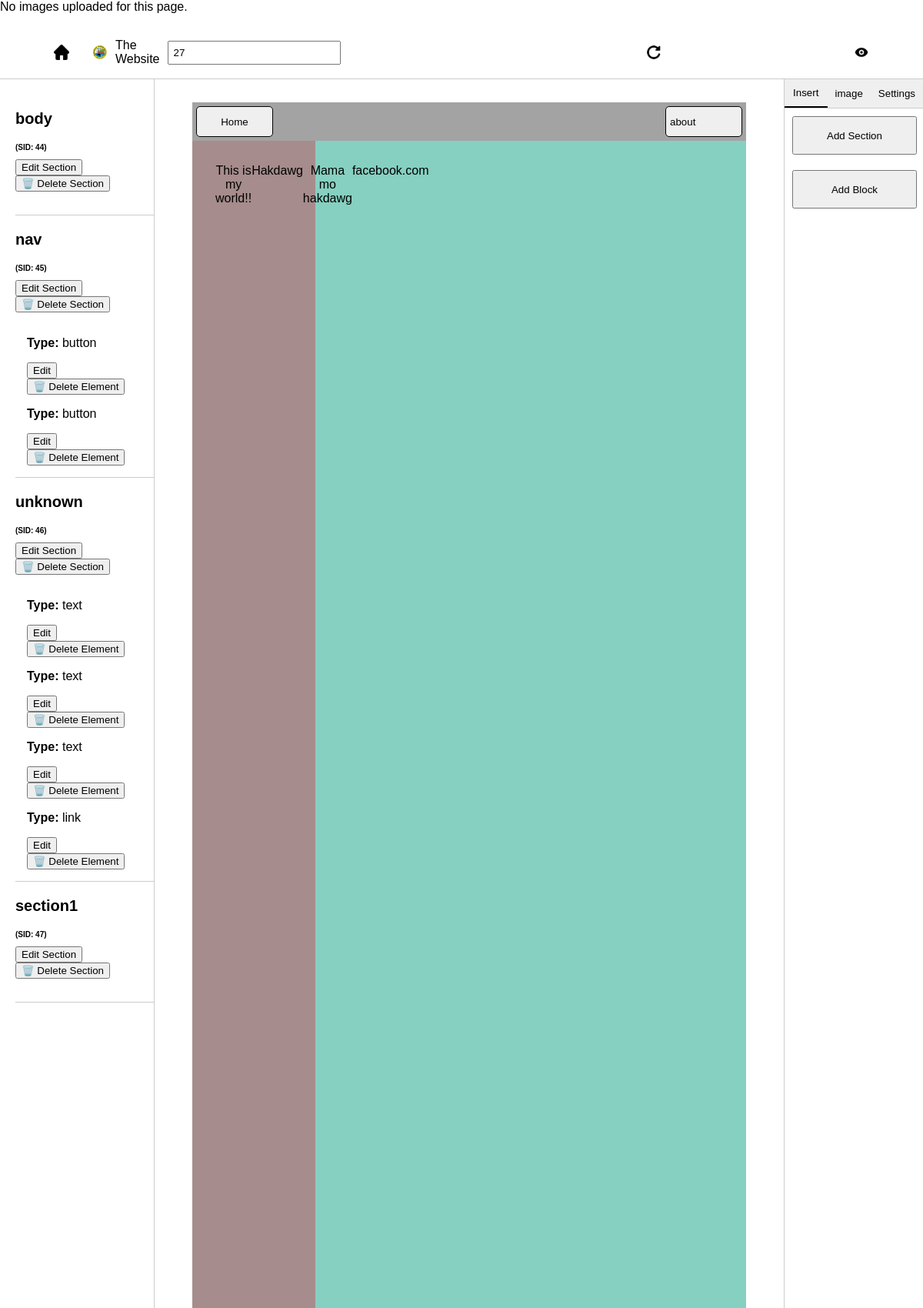
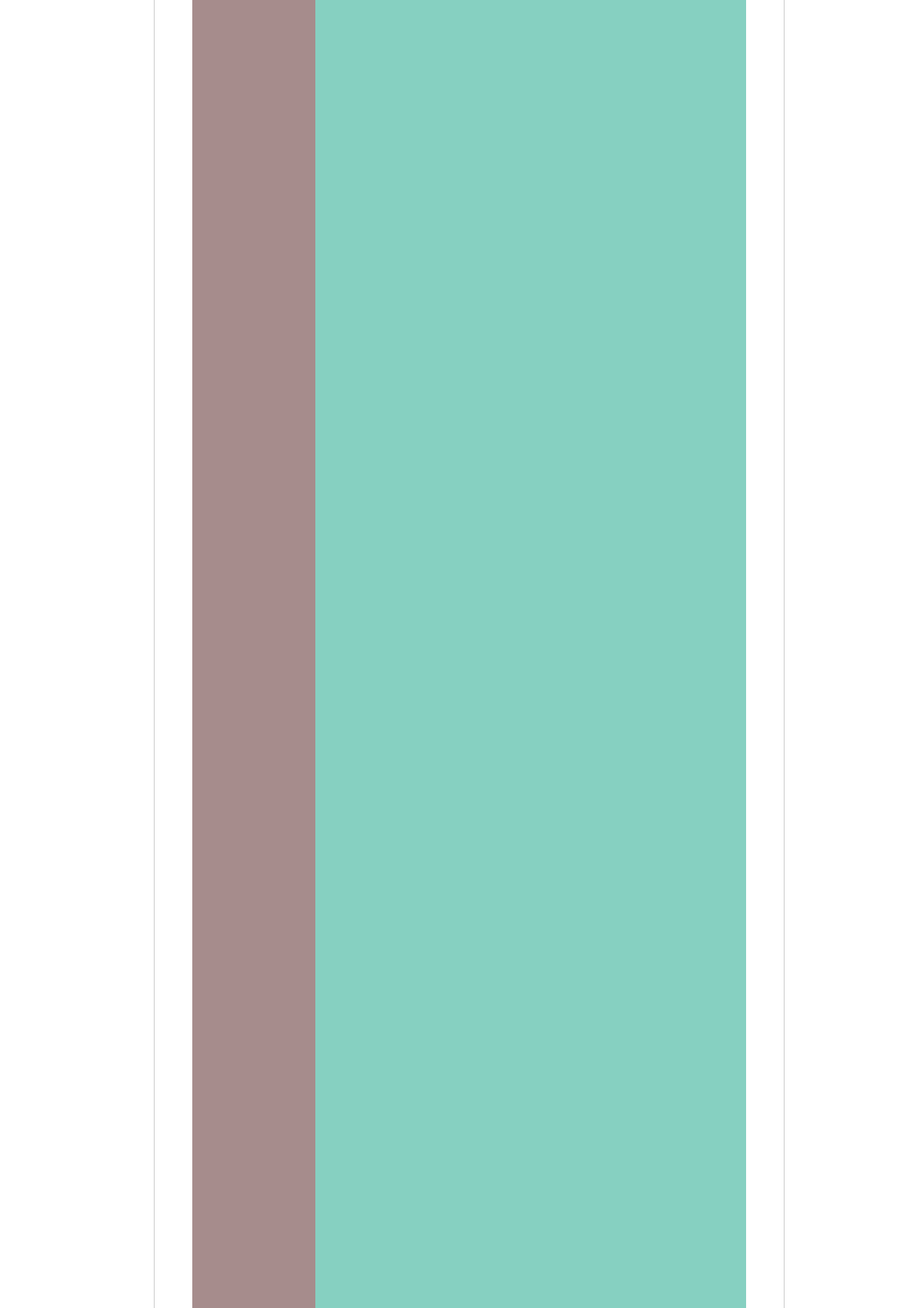
Screenshot of /cms/edited-page.php?id=27 (upper part) with the database file from the repository (2 pictures, top to bottom).
### tables this page shows
CREATE TABLE `pages` (
  `id` int(11) NOT NULL,
  `website_name` varchar(255) DEFAULT NULL,
  `page_title` varchar(255) DEFAULT NULL,
  `description` text DEFAULT NULL,
  `logo_path` varchar(255) DEFAULT NULL,
  `created_at` timestamp NOT NULL DEFAULT current_timestamp()
);

CREATE TABLE `sections` (
  `id` int(11) NOT NULL,
  `name` varchar(255) NOT NULL,
  `type` enum('parent','child') NOT NULL,
  `parent_id` int(11) DEFAULT NULL,
  `width` varchar(50) DEFAULT NULL,
  `height` varchar(50) DEFAULT NULL,
  `align_items` varchar(50) DEFAULT NULL,
  `justify_content` varchar(50) DEFAULT NULL,
  `padding` varchar(20) DEFAULT NULL,
  `margin` varchar(20) DEFAULT NULL,
  `background_color` varchar(7) DEFAULT NULL,
  `border_value` varchar(20) DEFAULT NULL,
  `border_style` varchar(20) DEFAULT NULL,
  `border_color` varchar(7) DEFAULT NULL,
  `border_radius` varchar(20) DEFAULT NULL,
  `created_at` timestamp NOT NULL DEFAULT current_timestamp(),
  `page_id` int(11) NOT NULL,
  `flex_direction` varchar(100) NOT NULL,
  `font_family` varchar(255) NOT NULL,
  `font_size` varchar(255) NOT NULL
);

CREATE TABLE `section_elements` (
  `id` int(11) NOT NULL,
  `section_id` int(11) NOT NULL,
  `element_type` varchar(50) NOT NULL,
  `content` text DEFAULT NULL,
  `width` varchar(50) DEFAULT NULL,
  `height` varchar(50) DEFAULT NULL,
  `alignment` varchar(50) DEFAULT NULL,
  `padding` varchar(50) DEFAULT NULL,
  `margin` varchar(50) DEFAULT NULL,
  `border` varchar(50) DEFAULT NULL,
  `border_radius` varchar(50) DEFAULT NULL,
  `created_at` timestamp NOT NULL DEFAULT current_timestamp(),
  `font_size` varchar(255) NOT NULL,
  `font_family` varchar(255) NOT NULL,
  `Content_Div` text NOT NULL
);

### cms/edited-page.php (the view, shortened to what this page needs)
<?php
include('db.php');
if (isset($_GET['id'])) {
    $page_id = $_GET['id'];
    $stmt = $conn->prepare("SELECT website_name, page_title, logo_path FROM pages WHERE id = ?");
    $stmt->bind_param("i", $page_id);
    $stmt->execute();
    $stmt->bind_result($website_name, $page_title, $logo_path);
    if ($stmt->fetch()) {
        $site_name = $website_name;
        $logo = $logo_path;
    } else {
        echo "<p>Page not found.</p>";
    }
} else {
    echo "<p>No page ID provided.</p>";
}
?>
<?php
$mysqli = new mysqli("localhost", "root", "", "z");
$page_id = $_GET['id'] ?? 0;
$query = "SELECT * FROM sections WHERE page_id = ?";
$stmt = $mysqli->prepare($query);
$stmt->bind_param('i', $page_id);
$stmt->execute();
$result = $stmt->get_result();
?>
<?php
$image_query = "SELECT file_path, width, height FROM image WHERE section_id IN (SELECT id FROM sections WHERE page_id = ?)";
$image_stmt = $conn->prepare($image_query);
$image_stmt->bind_param("i", $page_id);
$image_stmt->execute();
$image_result = $image_stmt->get_result();
if ($image_result->num_rows > 0) {
    echo "<h2>Uploaded Images:</h2>";
    while ($image = $image_result->fetch_assoc()) {
        $file_path = htmlspecialchars($image['file_path']);
        $width = htmlspecialchars($image['width']);
        $height = htmlspecialchars($image['height']);
        echo "<img src='$file_path' style='width: $width; height: $height;' alt='Uploaded Image'>";
    }
} else {
    echo "<p>No images uploaded for this page.</p>";
}
?>
<!DOCTYPE html>
<html lang="en">
<head>
</head>
<body>
    <div class="top-nav">
        <div class="left-top-nav">
            <a href="index.php">
                <img src="img\home.svg" alt="" width="20px" height="auto">
            </a>
            <?php echo "<img src='{$logo}' width='20'>"; ?>
            <p><?php echo $site_name ?></p>
            <input type="text" id="page-id" value="<?php echo $page_id; ?>">
        </div>
        <div class="right-top-nav">
            <a href="edited-page.php?id=<?php echo $page_id; ?>">
                <img src="img\refresh.svg" alt="" width="20px" height="auto">
            </a>
            <a href="exampleviewing.php?id=<?php echo $page_id; ?>">
                <img src="img\preview.svg" alt="" width="20px" height="auto">
            </a>
        </div>
    </div>
    <main>
        <?php
        $mysqli = new mysqli('localhost', 'root', '', 'z');
        $page_id = $_GET['id'] ?? 0;
        $query = "SELECT * FROM sections WHERE page_id = ?";
        $stmt = $mysqli->prepare($query);
        $stmt->bind_param('i', $page_id);
        $stmt->execute();
        $sections_result = $stmt->get_result();
        $sections = $sections_result->fetch_all(MYSQLI_ASSOC);
        $elements_result = $mysqli->query("SELECT * FROM section_elements");
        $elements = $elements_result->fetch_all(MYSQLI_ASSOC);
        $grouped_elements = [];
        foreach ($elements as $element) {
            $grouped_elements[$element['section_id']][] = $element;
        }
        ?>
        <div class="column">
            <div class="container">
                <?php foreach ($sections as $section): ?>
                    <div class="card my-3">
                        <div class="card-header bg-light">
                            <p><?= htmlspecialchars($section['name']) ?></p>
                            <p style="font-size: 10px;">(SID: <?= $section['id'] ?>)</p>
                            <button class="btn edit-section-btn" data-id="<?= $section['id'] ?>">Edit Section</button>
                            <form action="delete-section.php" method="POST" style="display:inline;">
                                <button type="submit" onclick="return confirm('Delete this section and its elements?')">🗑️ Delete Section</button>
                            </form>
                        </div>
                        <div class="card-body">
                            <?php foreach ($grouped_elements[$section['id']] ?? [] as $element): ?>
                                <div class="border rounded p-3 mb-3">
                                    <p><strong>Type:</strong> <?= htmlspecialchars($element['element_type']) ?></p>
                                    <button class="btn edit-element-btn" data-id="<?= $element['id'] ?>">Edit</button>
                                    <form action="delete-element.php" method="POST" style="display:inline;">
                                        <button type="submit" onclick="return confirm('Delete this element?')">🗑️ Delete Element</button>
                                    </form>
                                </div>
                            <?php endforeach; ?>
                        </div>
                    </div>
                <?php endforeach; ?>
            </div>
        </div>
        <?php
        $query = "SELECT * FROM sections WHERE page_id = ? ORDER BY parent_id, created_at";
        $stmt = $mysqli->prepare($query);
        $stmt->bind_param('i', $page_id);
        $stmt->execute();
        $result = $stmt->get_result();
        $sections = $result->fetch_all(MYSQLI_ASSOC);
        $elementsQuery = "SELECT * FROM section_elements";
        $elementsResult = $mysqli->query($elementsQuery);
        $section_elements = $elementsResult->fetch_all(MYSQLI_ASSOC);
        function groupSectionsByParent($sections)
        {
            $grouped = [];
            foreach ($sections as $section) {
                $parent = $section['parent_id'] ?? 0;
                $grouped[$parent][] = $section;
            }
            return $grouped;
        }
        function groupElementsBySection($elements, $sections)
        {
            $valid_section_ids = array_column($sections, 'id');
            $grouped = [];
            foreach ($elements as $el) {
                if (in_array($el['section_id'], $valid_section_ids)) {
                    $grouped[$el['section_id']][] = $el;
                }
            }
            return $grouped;
        }
        function renderElements($section_id, $grouped_elements)
        {
            if (!isset($grouped_elements[$section_id])) return '';
            $html = '';
            foreach ($grouped_elements[$section_id] as $el) {
                $style = 'style="width: ' . htmlspecialchars($el['width']) . ';
                            height: ' . htmlspecialchars($el['height']) . ';
                            padding: ' . htmlspecialchars($el['padding']) . ';
                            margin: ' . htmlspecialchars($el['margin']) . ';
                            border: ' . htmlspecialchars($el['border']) . ';
                            border-radius: ' . htmlspecialchars($el['border_radius']) . ';
                            text-align: ' . htmlspecialchars($el['alignment']) . ';
                            font-family: ' . htmlspecialchars($el['font_family']) . ';
                            font-size: ' . htmlspecialchars($el['font_size']) . ';"';
                switch ($el['element_type']) {
                    case 'text':
                        $html .= '<p ' . $style . '>' . htmlspecialchars($el['content']) . '</p>';
                        break;
                    case 'button':
                        $html .= '<button ' . $style . '>' . htmlspecialchars($el['content']) . '</button>';
                        break;
                    case 'link':
                        $html .= '<a href="' . htmlspecialchars($el['content']) . '" ' . $style . '>' . htmlspecialchars($el['content']) . '</a>';
                        break;
                }
            }
            return $html;
        }
        function renderSections($parent_id, $grouped_sections, $grouped_elements, $conn) {
            if (!isset($grouped_sections[$parent_id])) return '';
            $html = '';
            foreach ($grouped_sections[$parent_id] as $section) {
                $html .= '<div class="' . htmlspecialchars($section['name']) . '"
                style="width: ' . htmlspecialchars($section['width']) . ';
                    height: ' . htmlspecialchars($section['height']) . ';
                    background-color: ' . htmlspecialchars($section['background_color']) . ';
                    padding: ' . htmlspecialchars($section['padding']) . ';
                    margin: ' . htmlspecialchars($section['margin']) . ';
                    border: ' . htmlspecialchars($section['border_value']) . ' ' . htmlspecialchars($section['border_style']) . ' ' . htmlspecialchars($section['border_color']) . ';
                    border-radius: ' . htmlspecialchars($section['border_radius']) . ';
                    display: flex;
                    flex-direction: ' . htmlspecialchars($section['flex_direction']) . ';
                    align-items: ' . htmlspecialchars($section['align_items']) . ';
                    justify-content: ' . htmlspecialchars($section['justify_content']) . ';
                    min-height: 50px;">';
                $html .= renderElements($section['id'], $grouped_elements, $conn);
                $html .= renderSections($section['id'], $grouped_sections, $grouped_elements, $conn);
                $html .= '</div>';
            }
            return $html;
        }
        $grouped_sections = groupSectionsByParent($sections);
        $grouped_elements = groupElementsBySection($section_elements, $sections);
        ?>
        <div class="viewing" id="viewing-area">
            <?= renderSections(0, $grouped_sections, $grouped_elements, $mysqli) ?>
        </div>
        <aside>
            <div class="tabs">
                <button class="tab-button active" onclick="openTab(event, 'insert')">Insert</button>
                <button class="tab-button" onclick="openTab(event, 'pages')">image</button>
                <button class="tab-button" onclick="openTab(event, 'settings')">Settings</button>
            </div>
            <div id="insert" class="tab-content active" style="display: block;">
                <button id="add-element-btn" class="buttonbox">Add Section</button>
                <button onclick="openModal()" class="buttonbox">Add Block</button>
            </div>
        </aside>
    </main>
</body>
</html>

### cms/edited-page.php (style rules this page uses)
body { margin: 0; font-family: Arial, sans-serif; overflow: hidden; }
.top-nav { margin: 0; overflow: hidden; display: flex; align-items: center; padding: 0 50px 0 50px; justify-content: space-between; border-bottom: 1px solid #ccc; }
.top-nav a { color: #6B7A99; text-align: center; padding: 14px 20px; text-decoration: none; font-size: 17px; transition: background-color 0.3s; }
.left-top-nav { display: flex; gap: 10px; align-items: center; justify-content: space-between; }
.right-top-nav { display: flex; align-items: center; width: 30%; justify-content: space-between; }
main { margin: 0; display: flex; justify-content: space-between; }
aside { border-left: 1px solid #ccc; list-style-type: none; padding: 0; width: 15%; height: 90vh; margin: 0; }
.buttonbox { margin: 10px; width: 90%; height: 50px; }
.column { border-right: 1px solid #ccc; list-style-type: none; padding-left: 20px; width: 15%; height: 90vh; margin: 0; }
.viewing { overflow-y: auto; overflow-x: auto; padding: 30px; width: 60%; height: 80vh; text-decoration: none; }
.viewing a { text-decoration: none; color: #000; }
.tab-content { display: none; border-top: none; }
.tab-button { border: none; outline: none; cursor: pointer; padding: 10px 15px; }
.tab-button.active { border-bottom: 2px solid #000; color: #000; }
.tab-content.active { display: block; }
.tabs { display: flex; justify-content: space-between; border-bottom: 1px solid #ccc; }
.tabs button { flex: 1; padding: 10px; text-align: center; border: none; cursor: pointer; transition: background-color 0.3s ease; }
.container { margin-top: 20px; overflow-y: auto; height: 85vh; }
.card-header { font-size: 1.25rem; font-weight: bold; }
.card-body { padding: 15px; }
.card { border-bottom: 1px solid #ccc; }
input { width: 100%; padding: 6px; box-sizing: border-box; }

### rows the page displays
pages: logo_path (picture), website_name "The Website"
sections: name "body", id "44"
sections: name "nav", id "45"
section_elements: element_type "button", content "Home"
section_elements: element_type "button", content "about"
sections: name "unknown", id "46"
section_elements: element_type "text", content "This is my world!!"
section_elements: element_type "text", content "Hakdawg"
section_elements: element_type "text", content "Mama mo hakdawg"
section_elements: element_type "link", content "facebook.com"
sections: name "section1", id "47"
